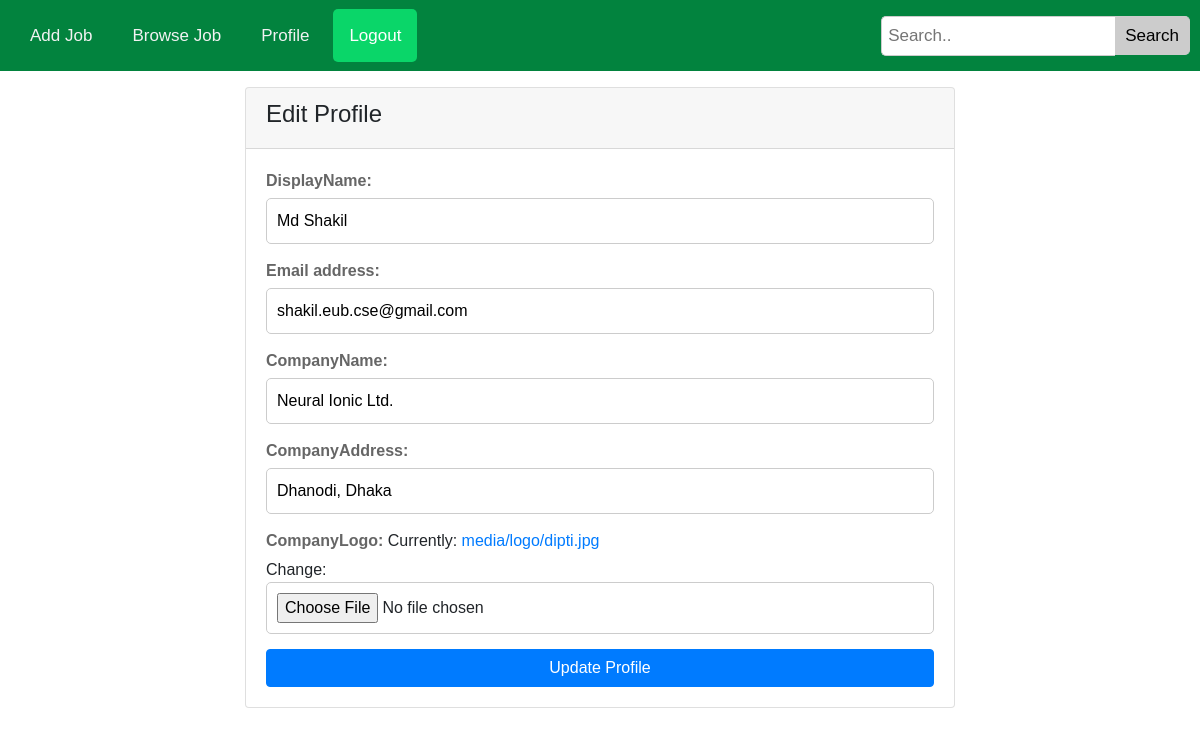
The app's page /editprofile/ (signed in), older data.
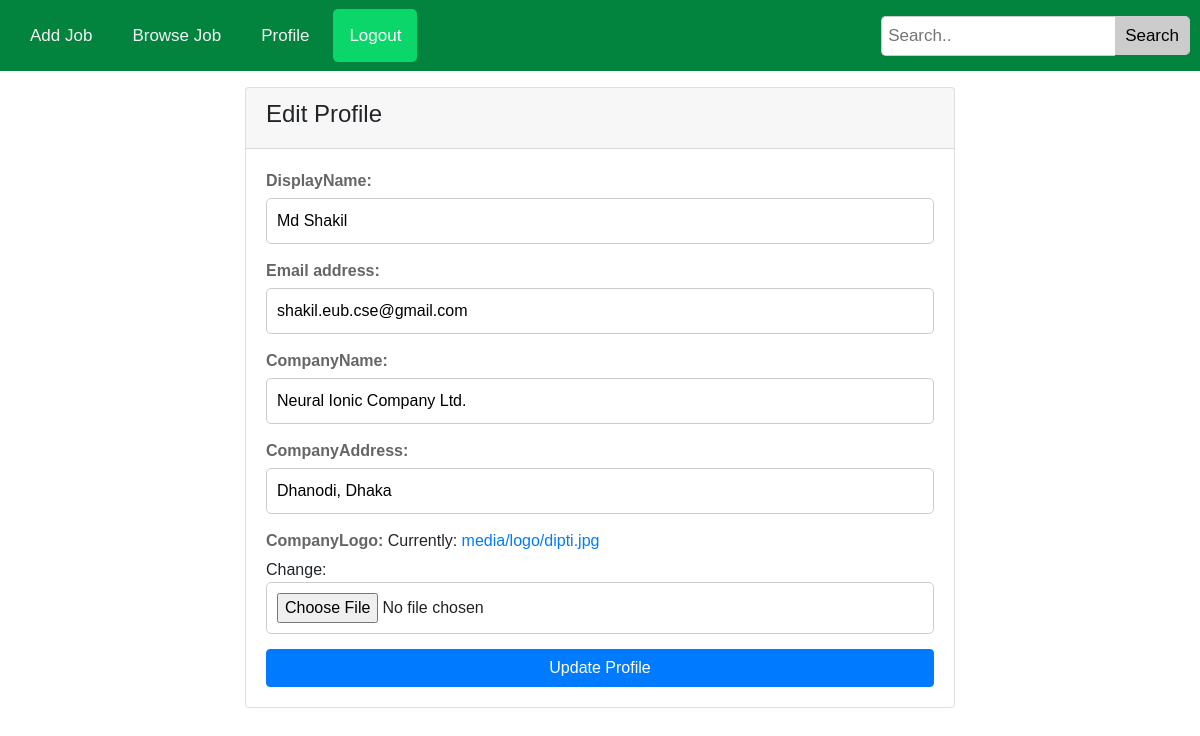
The same page, newer data.
### JobPortalApp/models.py (models this page shows)
class RecruitersModel(models.Model):
    jobuser = models.OneToOneField(JobPortalUser,on_delete=models.CASCADE,related_name='recruitermodel',null=True)
    CompanyName = models.CharField(max_length=100,null=True)
    CompanyAddress = models.CharField(max_length=100,null=True)
    CompanyLogo = models.ImageField(upload_to='media/logo/',null=True)

### JobPortalApp/views.py (the view, shortened to what this page needs)
# urls.py: path('editprofile/',editprofile,name="editprofile"),
@login_required
def editprofile(request):
    current_usertype = request.user.UserType
    userdata = get_object_or_404(JobPortalUser, username=request.user)
    if current_usertype == 'Recruiters':
        recruiterdata = get_object_or_404(RecruitersModel, jobuser = request.user)
        if request.method == 'POST':
            userform = UserForm(request.POST, instance=userdata)
            recruiterform = RecruitersForm(request.POST, request.FILES,instance=recruiterdata)
            if userform.is_valid() and recruiterform.is_valid():
                userform.save()
                recruiterform.save()
                return redirect('profile')
        else:
            userform = UserForm(instance=userdata)
            recruiterform = RecruitersForm(instance=recruiterdata)
        context = {
                'userform':userform,
                'recruiterform':recruiterform,
            }
    return render(request,'editprofile.html',context)

### JobPortalApp/forms.py
class UserForm(forms.ModelForm):
    class Meta:
        model = JobPortalUser
        fields = ['DisplayName','email']
        exclude = ['UserType']

class RecruitersForm(forms.ModelForm):
    class Meta:
        model =RecruitersModel
        fields = "__all__"
        exclude = ['jobuser']

### JobPortalApp/templates/editprofile.html (shortened to what this page needs)
{% extends 'master.html' %}
{% block content %}
<div class="container">
    <div class="col-lg-8 mt-3 mb-3">
        <div class="card">
            <div class="card-header">
                <h4>Edit Profile</h4>
            </div>
            <div class="card-body">
                <form action="" method="POST" enctype="multipart/form-data">
                    {{userform}}
                    {% if user.UserType == 'Recruiters' %}
                    {{recruiterform}}
                    {% else %}
                    {{seekerform}}
                    {% endif %}
                    <button type="submit" class="btn btn-primary btn-block">Update Profile</button>
                </form>
            </div>
        </div>
    </div>
</div>
{% endblock content %}

Row changes from the older to the newer data that the page shows:
changed RecruitersModel "Dhanodi, Dhaka": CompanyName "Neural Ionic Ltd." → "Neural Ionic Company Ltd."
